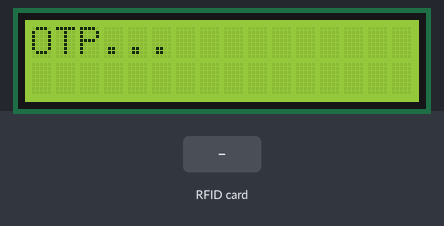
This sketch was run on a simulated Arduino Uno, built with avr-gcc and run on an emulated ATmega328P. Parts: 16×2 character LCD. The test bench sets the inputs (shaded band). Random numbers use the default seed unless the sketch sets one; what the sketch prints to the serial monitor is not drawn.

Above: at 1.3 s.
1.4 s: RFID card 5E 7A 19 C4 held to the reader
At 2.3 s:
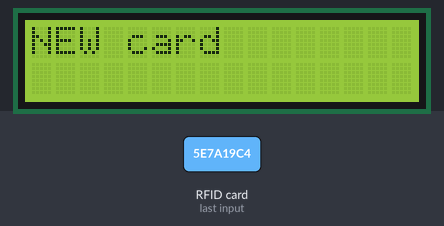
2.9 s: RFID card 5E 7A 19 C4 held to the reader
At 3.8 s:
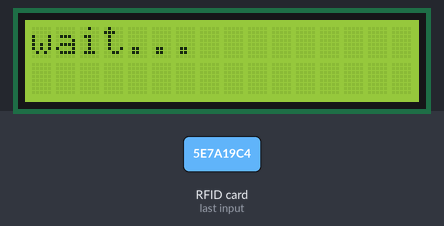
At 6.1 s:
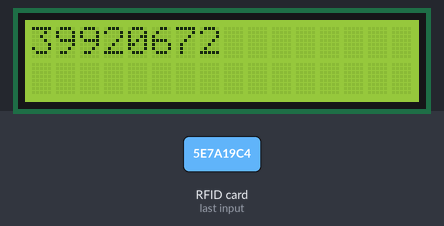
Timing chart, 0 to 7.6 s (numbered marks = the images above; inputs shaded):
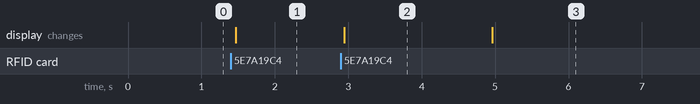

The sketch:

OTP_LCD.ino
```cpp
#include <SPI.h>
#include <MFRC522.h>
#include <Wire.h>
#include <LiquidCrystal_I2C.h>

#define SS_PIN 10    // spi 통신을 위한 SS(chip select)핀 설정
#define RST_PIN 9    // 리셋 핀 설정

MFRC522 rfid(SS_PIN, RST_PIN); // 'rfid' 이름으로 클래스 객체 선언
MFRC522::MIFARE_Key key;
LiquidCrystal_I2C lcd(0x27, 16, 2);

byte nuidPICC[4];   // 카드 ID들을 저장(비교)하기 위한 배열(변수)선언

int len = 0, i = 0, j = 0; // OTP 생성을 위한 변수
int Feedback = 0, output = 0;

void setup()
{
  Serial.begin(9600);

  lcd.init();
  lcd.backlight();
  lcd.clear();
  lcd.print("OTP...");

  SPI.begin(); // SPI 통신 시작
  rfid.PCD_Init(); // RFID(MFRC522) 초기화
  // ID값 초기화
  for (byte i = 0; i < 6; i++) {
    key.keyByte[i] = 0xFF;
  }
// MIFARE 타입의 카드키 종류들만 인식됨을 표시
  Serial.println(F("This code scan the MIFARE Classsic NUID."));
  Serial.print(F("Using the following key:"));
  printHex(key.keyByte, MFRC522::MF_KEY_SIZE);
}

void LFSR_128bit() //8자리 OTP 생성기
{

  // 초기화
  len = 128; // 길이
  String binary=""; // 출력할 바이너리 코드 저장 공간
  String Dec="";
  int lfsr[128]; // LFSR값을 저장할 비트

  // 랜덤으로 128비트를 채운다.
  for(int i=0; i<len-1; i++)
  {
    lfsr[i]=random(0, 1);
  }
  lfsr[127]=1;
  int bTemp[128];

  for (i = 0; i < len; ++i)
  {
    bTemp[i] = lfsr[i];
  }


  int rand = random(128, 200); // 시프트 횟수

  lcd.clear();
  lcd.print("wait...");
  Serial.println("계산중...");
  for (int count = 1; count<=rand; ++count) // 128이상 200이하의 루프를 돈다.
  {
    binary="";
    for(int i=2;i<54;i++) // 짝수번째 비트 선별
    {
      if(i%2==0)
      {
        binary+=(String)bTemp[i];
      }
    }

    //Serial.print("binary: "); //골라낸 26개의 비트 출력(보안을위해서 삭제가능)
    //Serial.print(binary);
    //Serial.println();

    double decimal = 0;
    String bits="";
    int p = 0;
    int index=25; // 26개의 비트

    while(true)
    {
      if(index == -2)
      {
        break;
      }

      else
      {
        bits = binary[index];
        int temp = bits.toInt();
        decimal += (temp * pow(2, p));
        p++;
        index--;
      }
    }
    Dec= String(floor(decimal)); //소수점 제거
    //Serial.print(Dec.toInt());
    //Serial.println("계산중...");

    // Shift 연산 [128 39 6 3 2 1 0]
    Feedback = (bTemp[127] + bTemp[38]+ bTemp[5]+ bTemp[2] + bTemp[1] + bTemp[0] + 1) % 2;
    output = bTemp[127];
    for (i = len - 1; i > 0; --i)
    {
      bTemp[i] = bTemp[i - 1];
    }


    // add Feedback
    bTemp[0] = Feedback;

    // 검사
    for (i = 0; i < len; ++i)
    {
      if (bTemp[i] != lfsr[i])
      {
        break;
      }
    }
  }
  Serial.println("------------------------------");

  //8자리 OTP생성
  Serial.print("OTP: ");
  String lcdprint="";
  for(int i=0;i<8;i++)
  {
    lcdprint+=Dec[i];
  }

  if(lcdprint[7]=='.')
  {
    lcdprint[7]='0';
  }
  Serial.print("OTP "+lcdprint); //OTP 출력
  Serial.println();
  lcd.clear();
  lcd.print(lcdprint); // OTP lcd에 출력
}

void loop()
{
  // 새카드 접촉이 있을 때만 다음 단계로 넘어감
  if ( ! rfid.PICC_IsNewCardPresent())
    return;

  // 카드 읽힘이 제대로 되면 다음으로 넘어감
  if ( ! rfid.PICC_ReadCardSerial())
    return;
  // 현재 접촉 되는 카드 타입을 읽어와 모니터에 표시함
  Serial.print(F("PICC type: "));
  MFRC522::PICC_Type piccType = rfid.PICC_GetType(rfid.uid.sak);
  Serial.println(rfid.PICC_GetTypeName(piccType));

  // MIFARE 방식의 카드인지 확인 루틴
  if (piccType != MFRC522::PICC_TYPE_MIFARE_MINI &&
    piccType != MFRC522::PICC_TYPE_MIFARE_1K &&
    piccType != MFRC522::PICC_TYPE_MIFARE_4K) {
    Serial.println(F("Your tag is not of type MIFARE Classic."));
    return;
  }

  // 이전 인식된 카드와 다른, 혹은 새카드가 인식되면
  if (rfid.uid.uidByte[0] != nuidPICC[0] ||
    rfid.uid.uidByte[1] != nuidPICC[1] ||
    rfid.uid.uidByte[2] != nuidPICC[2] ||
    rfid.uid.uidByte[3] != nuidPICC[3] )
  {
    Serial.println(F("새로운 카드"));
    lcd.clear();
    lcd.print("NEW card");

    // 고유아이디(UID) 값을 저장한다.
    for (byte i = 0; i < 4; i++)
    {
      nuidPICC[i] = rfid.uid.uidByte[i];
    }

    // 그 UID 값을 16진값으로 출력 한다.
    Serial.println(F("The NUID tag is:"));
    Serial.print(F("In hex: "));
    printHex(rfid.uid.uidByte, rfid.uid.size);
    Serial.println();

    // 그 UID 값을 10진값으로 출력 한다.
    Serial.print(F("In dec: "));
    printDec(rfid.uid.uidByte, rfid.uid.size);
    Serial.println();
  }

  // 이미 등록된 카드의 경우, 메시지와 함께 OTP 출력.
  else
  {
    Serial.println(F("등록된 카드 입니다."));
    LFSR_128bit();
  }

  rfid.PICC_HaltA();
  rfid.PCD_StopCrypto1();
}

// 16진 값으로 변환 해주는 함수 정의
void printHex(byte *buffer, byte bufferSize) {
  for (byte i = 0; i < bufferSize; i++) {
    Serial.print(buffer[i] < 0x10 ? " 0" : " ");
    Serial.print(buffer[i], HEX);
  }
}
// 10진 값으로 변환 해주는 함수 정의
void printDec(byte *buffer, byte bufferSize) {
  for (byte i = 0; i < bufferSize; i++) {
    Serial.print(buffer[i] < 0x10 ? " 0" : " ");
    Serial.print(buffer[i], DEC);
  }
}
```

Measured:
- after the input at 1.4 s, the display: changes after 0.07 s (image 1)
- after the input at 2.9 s, the display: changes at once (image 2)
- what the display in image 2 shows lasts 2.1 s, from 2.9 s to 5.0 s
